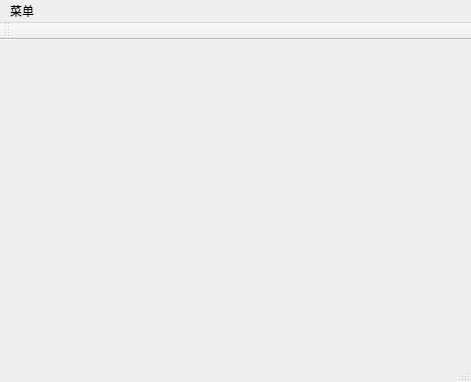
<?xml version="1.0" encoding="UTF-8"?>
<ui version="4.0">
 <class>MainWindow</class>
 <widget class="QMainWindow" name="MainWindow">
  <property name="geometry">
   <rect>
    <x>0</x>
    <y>0</y>
    <width>471</width>
    <height>382</height>
   </rect>
  </property>
  <property name="windowTitle">
   <string>飞秋</string>
  </property>
  <property name="windowIcon">
   <iconset>
    <normaloff>../5_7_1_layout/image/4.jpg</normaloff>../5_7_1_layout/image/4.jpg</iconset>
  </property>
  <widget class="QWidget" name="centralWidget"/>
  <widget class="QMenuBar" name="menuBar">
   <property name="geometry">
    <rect>
     <x>0</x>
     <y>0</y>
     <width>471</width>
     <height>26</height>
    </rect>
   </property>
   <widget class="QMenu" name="menu">
    <property name="title">
     <string>菜单</string>
    </property>
    <addaction name="actionNew"/>
   </widget>
   <addaction name="menu"/>
  </widget>
  <widget class="QToolBar" name="mainToolBar">
   <attribute name="toolBarArea">
    <enum>TopToolBarArea</enum>
   </attribute>
   <attribute name="toolBarBreak">
    <bool>false</bool>
   </attribute>
  </widget>
  <widget class="QStatusBar" name="statusBar"/>
  <action name="actionNew">
   <property name="text">
    <string>新建</string>
   </property>
  </action>
 </widget>
 <layoutdefault spacing="6" margin="11"/>
 <resources/>
 <connections/>
</ui>
